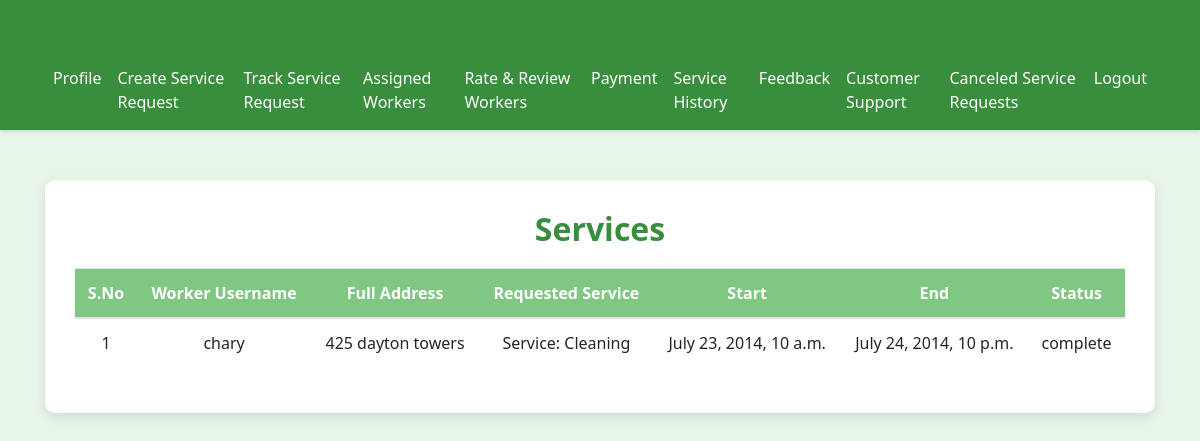
The page /customer/userservicehistory (signed in) on the database its author committed.
### wfmadmin/models.py (models this page shows, shortened)
class Assignment(models.Model):
    id = models.AutoField(primary_key=True)
    worker = models.ForeignKey(worker, on_delete=models.CASCADE)
    customer = models.ForeignKey(customer, on_delete=models.CASCADE)
    request = models.ForeignKey(CustomerServiceRequest, on_delete=models.CASCADE)
    title = models.CharField(max_length=100)
    start = models.DateTimeField()
    end = models.DateTimeField()
    status = models.CharField(max_length=100, default='none')
    created_at = models.DateTimeField(auto_now_add=True)

class worker(models.Model):
    id = models.AutoField(primary_key=True)
    firstname = models.CharField(max_length=30)
    lastname = models.CharField(max_length=30)
    address = models.CharField(max_length=100)
    city = models.CharField(max_length=20)
    state = models.CharField(max_length=20)
    country = models.CharField(max_length=20)
    username = models.CharField(max_length=20)
    email = models.EmailField(max_length=20)
    number = models.IntegerField()
    password = models.CharField(max_length=20)
    status = models.BooleanField(default=False)
    created_at = models.DateTimeField(auto_now_add=True)

class CustomerServiceRequest(models.Model):
    id = models.AutoField(primary_key=True)
    user_id = models.CharField(max_length=100)
    fullname = models.CharField(max_length=100)
    fulladdress = models.CharField(max_length=255)
    location = models.CharField(max_length=1024)
    service = models.CharField(max_length=100)
    start_date = models.DateField()
    end_date = models.DateField()
    start_time = models.TimeField()
    end_time = models.TimeField()
    status = models.CharField(max_length=100, default='none')
    pri_status = models.CharField(max_length=100, default='none')
    ser_status = models.BooleanField(default=True)
    created_at = models.DateTimeField(auto_now_add=True)

### customer/views.py (the view)
# urls.py: path('userservicehistory', userservicehistory, name='userservicehistory'),
def userservicehistory(request):
    user_id = request.session.get('customer_id')
    customer_request = Assignment.objects.filter(customer=user_id, status__in=['complete']).order_by('-created_at')
    return render(request, 'customer/userservicehistory.html', {'customer_request': customer_request})

### templates/customer/userservicehistory.html (shortened to what this page needs)
<!DOCTYPE html>
<html lang="en">
<head>
  <link href="https://stackpath.bootstrapcdn.com/bootstrap/4.5.2/css/bootstrap.min.css" rel="stylesheet">
</head>
<body>
  {% include 'customer/customernavbar.html' %}
  <section id="contact" class="contact">
    <div class="container">
      <div class="form-container">
        <h2>Services</h2>
        <div class="table-responsive">
          <table class="table">
            <thead>
              <tr>
                <th>S.No</th>
                <th>Worker Username</th>
                <th>Full Address</th>
                <th>Requested Service</th>
                <th>Start</th>
                <th>End</th>
                <th>Status</th>
              </tr>
            </thead>
            <tbody>
              {% for req in customer_request %}
                <tr>
                  <td>{{ forloop.counter }}</td>
                  <td>{{ req.worker.username }}</td>
                  <td>{{ req.request.fulladdress }}</td>
                  <td>{{ req.title }}</td>
                  <td>{{ req.start }}</td>
                  <td>{{ req.end }}</td>
                  <td>
                    {% if req.status == 'pending' %}
                      <span class="badge badge-status badge-pending">Pending</span>
                    {% elif req.status == 'completed' %}
                      <span class="badge badge-status badge-completed">Completed</span>
                    {% elif req.status == 'inprogress' %}
                      <span class="badge badge-status badge-inprogress">In Progress</span>
                    {% else %}
                      {{ req.status }}
                    {% endif %}
                  </td>
                </tr>
              {% endfor %}
            </tbody>
          </table>
        </div>
      </div>
    </div>
  </section>
</body>
</html>

### templates/customer/userservicehistory.html (style rules this page uses)
body { background-color: #e8f5e9; color: #2e7d32; font-family: 'Segoe UI', Tahoma, Geneva, Verdana, sans-serif; }
.container { margin-top: 50px; }
.form-container { background-color: #ffffff; padding: 30px; border-radius: 10px; box-shadow: 0 4px 12px rgba(0, 0, 0, 0.1); }
h2 { color: #388e3c; text-align: center; font-weight: bold; margin-bottom: 20px; }
.table th { background-color: #81c784; color: #ffffff; text-align: center; font-weight: bold; }
.table td { text-align: center; }

### rows shown on the page
Assignment: worker.username "chary", request.fulladdress "425 dayton towers", title "Service: Cleaning", start "July 23, 2014, 10 a.m.", end "July 24, 2014, 10 p.m.", status "complete"
